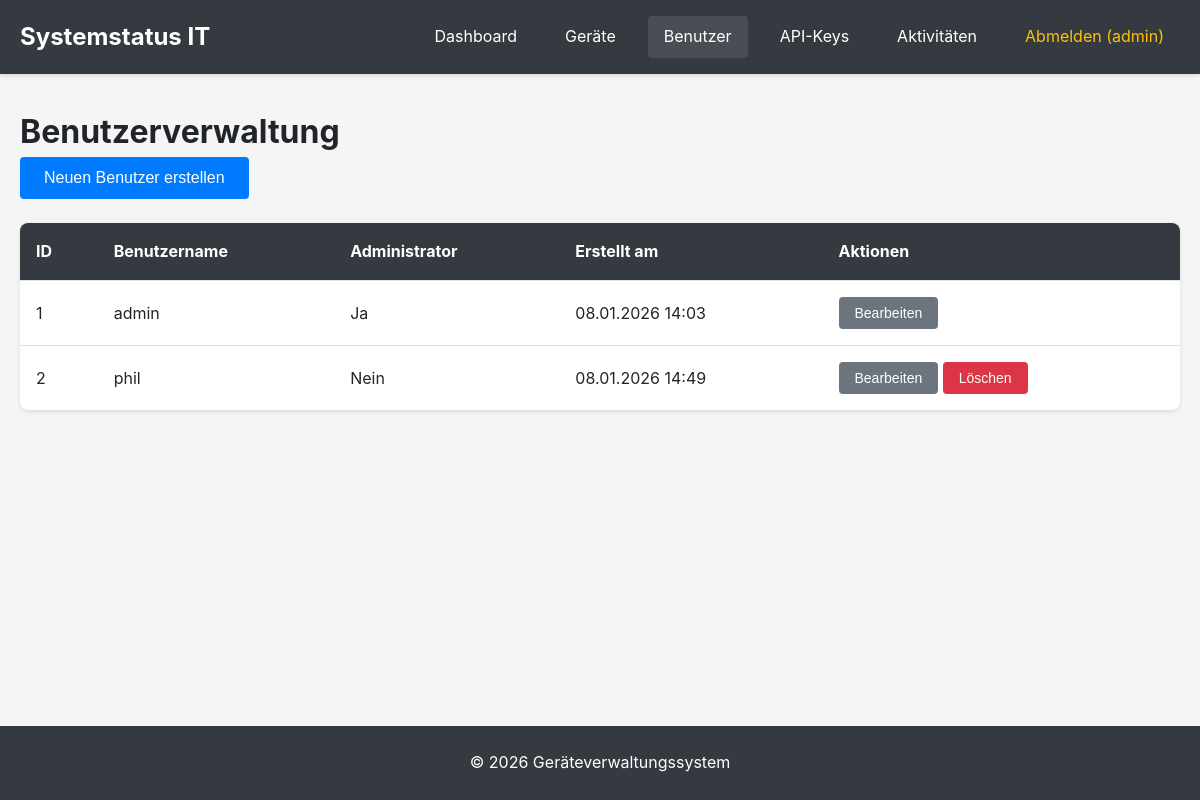
The page /users.php (signed in) on the database as committed earlier.
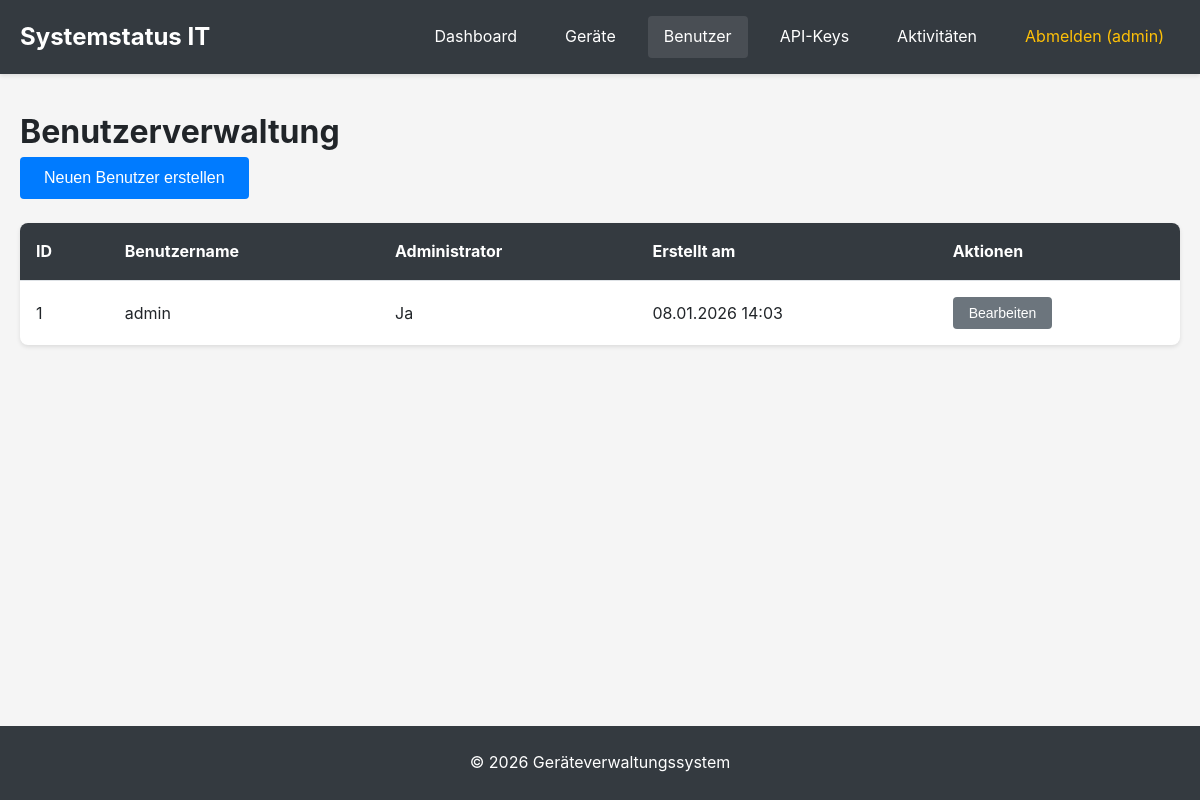
The same page on the database as committed later.
### tables this page shows
CREATE TABLE users (
            id INTEGER PRIMARY KEY AUTOINCREMENT,
            username TEXT UNIQUE NOT NULL,
            password TEXT NOT NULL,
            is_admin INTEGER DEFAULT 0,
            created_at DATETIME DEFAULT CURRENT_TIMESTAMP
        );

### classes/Database.php (called while the page is built, shortened)
<?php
class Database {
    private $db;
    public function __construct() {
        $this->db = new PDO('sqlite:' . DB_PATH);
        $this->db->setAttribute(PDO::ATTR_ERRMODE, PDO::ERRMODE_EXCEPTION);
        $this->db->setAttribute(PDO::ATTR_DEFAULT_FETCH_MODE, PDO::FETCH_ASSOC);
        $this->initDatabase();
    }
    private function initDatabase() {
        $this->db->exec("CREATE TABLE IF NOT EXISTS devices (
            id INTEGER PRIMARY KEY AUTOINCREMENT,
            name TEXT NOT NULL,
            device_key TEXT UNIQUE NOT NULL,
            status TEXT NOT NULL DEFAULT 'normal',
            note TEXT,
            parent_id INTEGER,
            created_at DATETIME DEFAULT CURRENT_TIMESTAMP,
            updated_at DATETIME DEFAULT CURRENT_TIMESTAMP,
            FOREIGN KEY (parent_id) REFERENCES devices(id) ON DELETE CASCADE
        )");
        $this->db->exec("CREATE TABLE IF NOT EXISTS users (
            id INTEGER PRIMARY KEY AUTOINCREMENT,
            username TEXT UNIQUE NOT NULL,
            password TEXT NOT NULL,
            is_admin INTEGER DEFAULT 0,
            created_at DATETIME DEFAULT CURRENT_TIMESTAMP
        )");
        $this->db->exec("CREATE TABLE IF NOT EXISTS activities (
            id INTEGER PRIMARY KEY AUTOINCREMENT,
            action TEXT NOT NULL,
            table_name TEXT NOT NULL,
            record_id INTEGER,
            old_data TEXT,
            new_data TEXT,
            user_id INTEGER,
            created_at DATETIME DEFAULT CURRENT_TIMESTAMP,
            FOREIGN KEY (user_id) REFERENCES users(id)
        )");
        $this->db->exec("CREATE TABLE IF NOT EXISTS api_keys (
            id INTEGER PRIMARY KEY AUTOINCREMENT,
            api_key TEXT UNIQUE NOT NULL,
            description TEXT,
            created_at DATETIME DEFAULT CURRENT_TIMESTAMP,
            is_active INTEGER DEFAULT 1
        )");
        $this->db->exec("CREATE INDEX IF NOT EXISTS idx_devices_parent ON devices(parent_id)");
        $this->db->exec("CREATE INDEX IF NOT EXISTS idx_devices_key ON devices(device_key)");
        $this->db->exec("CREATE INDEX IF NOT EXISTS idx_activities_user ON activities(user_id)");
        $this->db->exec("CREATE INDEX IF NOT EXISTS idx_activities_created ON activities(created_at)");
        $stmt = $this->db->prepare("SELECT COUNT(*) FROM users WHERE username = 'admin'");
        $stmt->execute();
    }
    public function query($sql, $params = []) {
        $stmt = $this->db->prepare($sql);
        $stmt->execute($params);
        return $stmt;
    }
    public function fetchAll($sql, $params = []) {
        return $this->query($sql, $params)->fetchAll();
    }
}

### classes/Security.php (called while the page is built, shortened)
<?php
class Security {
    public static function escape($string) {
        return htmlspecialchars($string, ENT_QUOTES, 'UTF-8');
    }
}

### classes/Auth.php (called while the page is built, shortened)
<?php
require_once __DIR__ . '/Database.php';
class Auth {
    public function __construct() {
        $this->db = new Database();
    }
    public function getUserId() {
        return $_SESSION['user_id'] ?? null;
    }
}

### users.php (the view, shortened to what this page needs)
<?php
require_once 'classes/Auth.php';
require_once 'classes/Database.php';
require_once 'classes/Security.php';
$db = new Database();
$users = $db->fetchAll("SELECT * FROM users ORDER BY username");
include 'includes/header.php';
?>
<div class="users-page">
    <h1>Benutzerverwaltung</h1>
    <div class="users-header">
        <button class="btn btn-primary" onclick="showCreateForm()">Neuen Benutzer erstellen</button>
    </div>
    <div class="users-list">
        <table class="data-table">
            <thead>
                <tr>
                    <th>ID</th>
                    <th>Benutzername</th>
                    <th>Administrator</th>
                    <th>Erstellt am</th>
                    <th>Aktionen</th>
                </tr>
            </thead>
            <tbody>
                <?php foreach ($users as $user): ?>
                    <tr>
                        <td><?= $user['id'] ?></td>
                        <td><?= Security::escape($user['username']) ?></td>
                        <td><?= $user['is_admin'] ? 'Ja' : 'Nein' ?></td>
                        <td><?= date('d.m.Y H:i', strtotime($user['created_at'])) ?></td>
                        <td>
                            <button class="btn btn-sm btn-secondary" onclick="editUser(<?= htmlspecialchars(json_encode($user), ENT_QUOTES) ?>)">Bearbeiten</button>
                            <?php if ($user['id'] != $auth->getUserId()): ?>
                                <form method="POST" action="" style="display: inline;" onsubmit="return confirm('Benutzer wirklich löschen?')">
                                    <button type="submit" class="btn btn-sm btn-danger">Löschen</button>
                                </form>
                            <?php endif; ?>
                        </td>
                    </tr>
                <?php endforeach; ?>
            </tbody>
        </table>
    </div>
</div>
<?php include 'includes/footer.php'; ?>

Rows that differ between the two databases and show on the page:
removed users: id "2", username "phil", is_admin "Nein", created_at "08.01.2026 14:49"
